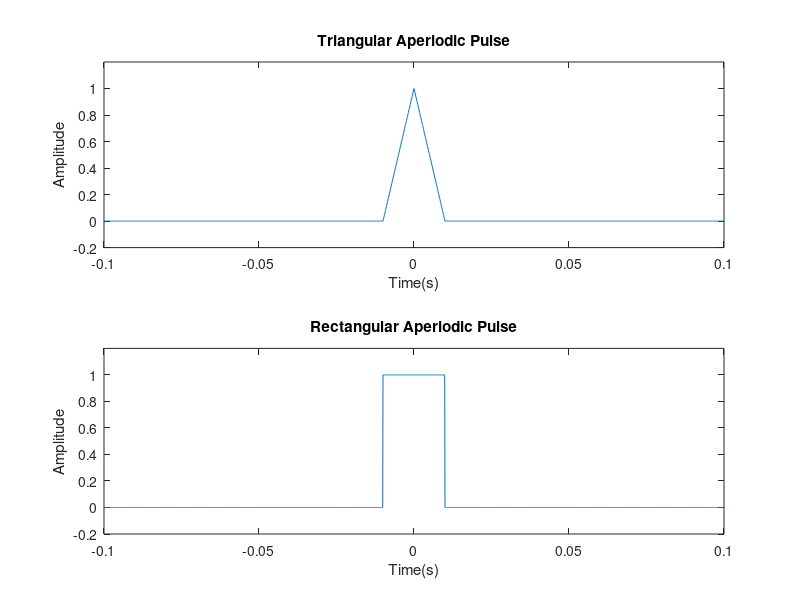

Write the MATLAB code that produced this figure.
fs=10000;
t=-1:1/fs:1;
x1=tripuls(t,20e-3);
x2=rectpuls(t,20e-3);
subplot(211);
plot(t,x1);
axis([-0.1 0.1 -0.2 1.2]);
xlabel('Time(s)');
ylabel('Amplitude');
title('Triangular Aperiodic Pulse');
subplot(212);
plot(t,x2);
axis([-0.1 0.1 -0.2 1.2]);
xlabel('Time(s)');
ylabel('Amplitude');
title('Rectangular Aperiodic Pulse');
